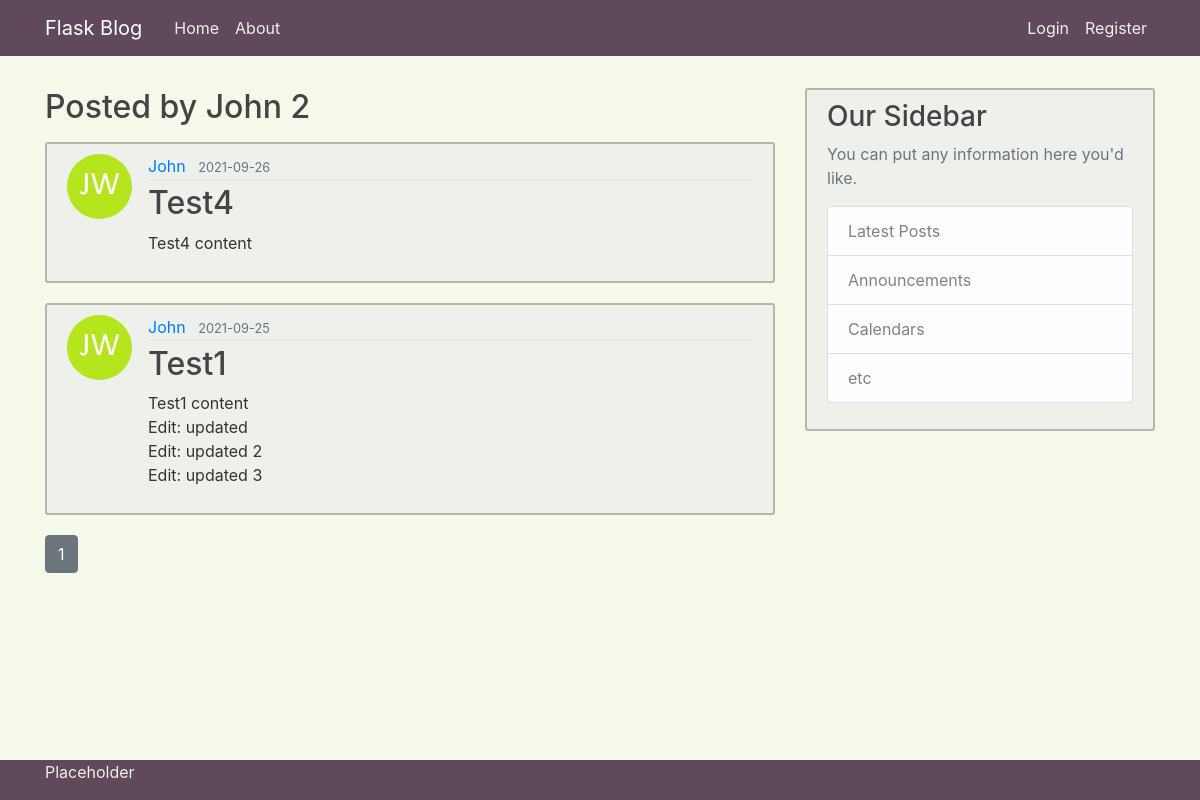
The app's page /user/John, older data.
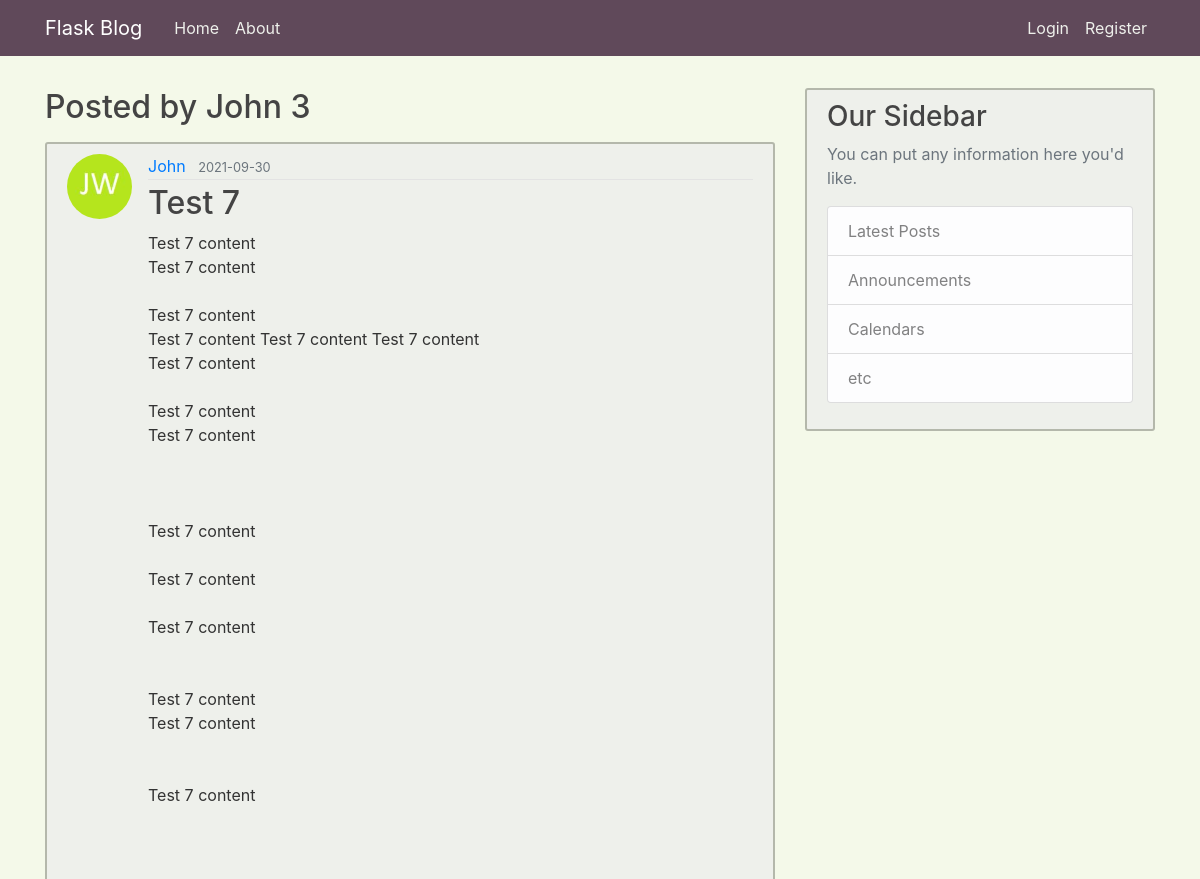
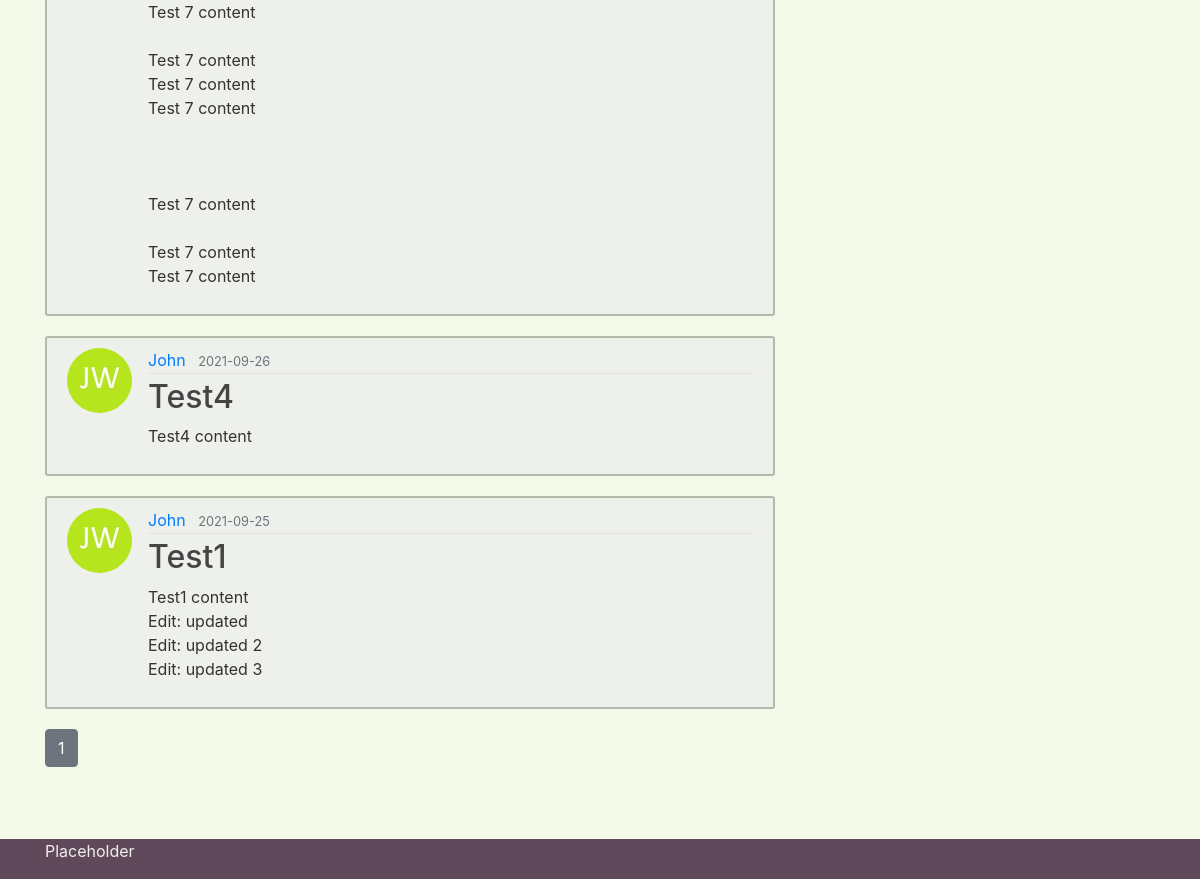
The same page, newer data (2 pictures, top to bottom).
### flaskblog/models.py (models this page shows, shortened)
class User(db.Model, UserMixin):
    id = db.Column(db.Integer, primary_key=True)
    username = db.Column(db.String(20), unique=True, nullable=False)
    email = db.Column(db.String(120), unique=True, nullable=False)
    image_file = db.Column(db.String(20), nullable=False, default='default.jpg')
    password = db.Column(db.String(60), nullable=False)
    posts = db.relationship('Post', backref='author', lazy=True)

class Post(db.Model):
    id = db.Column(db.Integer, primary_key=True)
    title = db.Column(db.String(100), nullable=False)
    date_posted = db.Column(db.DateTime, nullable=False, default=datetime.utcnow())
    content = db.Column(db.Text, nullable=False)
    user_id = db.Column(db.Integer, db.ForeignKey('user.id'), nullable=False)

### flaskblog/routes.py (the view)
@app.route('/user/<string:username>')
def user_posts(username):
    page = request.args.get('page', 1, type=int)
    user = User.query.filter_by(username=username).first_or_404()
    posts = Post.query\
        .filter_by(author=user)\
        .order_by(Post.date_posted.desc())\
        .paginate(page=page, per_page=4)
    return render_template('user_posts.html', posts=posts, user=user)

### flaskblog/templates/user_posts.html
{% extends "layout.html" %}
{% block content %}
<h2 class="mb-3">Posted by {{ user.username }} {{ posts.total }}</h2>
{% for post in posts.items %}
<article class="media content-section">
    <img class="rounded-circle article-img"
    src="{{ url_for('static', filename='profile_pictures/' + post.author.image_file) }}" alt="">
    <div class="media-body">
      <div class="article-metadata">
        <a class="mr-2" href="{{ url_for('user_posts', username=post.author.username) }}">{{ post.author.username }}</a>
        <small class="text-muted">{{ post.date_posted.strftime('%Y-%m-%d') }}</small>
      </div>
      <h2><a class="article-title" href="{{ url_for('post', post_id=post.id)}}">{{ post.title }}</a></h2>
      <p class="article-content">{{ post.content }}</p>
    </div>
</article>
{% endfor %}
{% for page_num in posts.iter_pages(left_edge=1, right_edge=1, left_current=1, right_current=2) %}
  {% if page_num %}
    {% if posts.page == page_num %}
      <a class="btn btn-secondary mb-4" href="{{ url_for('user_posts', username=user.username, page=page_num) }}">{{ page_num }}</a>
    {% else %}
      <a class="btn btn-light mb-4" href="{{ url_for('user_posts', username=user.username, page=page_num) }}">{{ page_num }}</a>
    {% endif %}
  {% else %}
    ...
  {% endif %}
{% endfor %}
{% endblock content %}

### flaskblog/templates/layout.html (shortened to what this page needs)
<!DOCTYPE html>
<html lang="en">
<head>
    <link rel="stylesheet" href="https://stackpath.bootstrapcdn.com/bootstrap/4.3.1/css/bootstrap.min.css">
    <link rel="stylesheet" type="text/css" href="{{ url_for('static', filename='main.css')}}">
</head>
<body>
    <header class="site-header">
        <nav class="navbar navbar-expand-md navbar-dark bg-navbar fixed-top">
          <div class="container">
            <a class="navbar-brand mr-4" href="{{ url_for('index') }}">Flask Blog</a>
            <div class="collapse navbar-collapse" id="navbarToggle">
              <div class="navbar-nav mr-auto">
                <a class="nav-item nav-link" href="{{ url_for('index') }}">Home</a>
                <a class="nav-item nav-link" href="{{ url_for('about') }}">About</a>
              </div>
              <div class="navbar-nav">
                {% if current_user.is_authenticated %}
                  <a class="nav-item nav-link" href="{{ url_for('new_post') }}">New Post</a>
                  <a class="nav-item nav-link" href="{{ url_for('account') }}">Account</a>
                  <a class="nav-item nav-link" href="{{ url_for('logout') }}">Logout</a>
                {% else %}
                  <a class="nav-item nav-link" href="{{ url_for('login') }}">Login</a>
                  <a class="nav-item nav-link" href="{{ url_for('register') }}">Register</a>
                {% endif %}
              </div>
            </div>
          </div>
        </nav>
    </header>
    <main role="main" class="container">
        <div class="row">
          <div class="col-md-8">
            {% block content %}{% endblock %}
          </div>
          <div class="col-md-4">
            <div class="content-section">
              <h3>Our Sidebar</h3>
              <p class='text-muted'>You can put any information here you'd like.
                <ul class="list-group">
                  <li class="list-group-item list-group-item-light">Latest Posts</li>
                  <li class="list-group-item list-group-item-light">Announcements</li>
                  <li class="list-group-item list-group-item-light">Calendars</li>
                  <li class="list-group-item list-group-item-light">etc</li>
                </ul>
              </p>
            </div>
          </div>
        </div>
    </main>
    <footer>
      <div class="footer bg-footer fixed-bottom">
        <div class="container">
          <p>Placeholder</p>
        </div>
      </div>
    </footer>
</body>
</html>

### flaskblog/static/main.css (style rules this page uses)
body { background: #f4f9e9; color: #333333; margin-top: 5.5rem; margin-bottom: 5.5rem; }
h1, h2, h3, h4, h5, h6 { color: #444444; }
.bg-navbar { background-color: #60495a; }
.site-header .navbar-nav .nav-link { color: #eef0eb; }
footer { color: #eef0eb; }
.bg-footer { background-color: #60495a; }
.content-section { background: #eef0eb; padding: 10px 20px; border: 2px solid #b4b8ab; border-radius: 3px; margin-bottom: 20px; }
.article-title { color: #444444; }
.article-content { white-space: pre-line; }
.article-img { height: 65px; width: 65px; margin-right: 16px; }
.article-metadata { padding-bottom: 1px; margin-bottom: 4px; border-bottom: 1px solid #e3e3e3 }

Row changes from the older to the newer data that the page shows:
added Post: image_file (picture), author.username "John", date_posted "2021-09-30", title "Test 7", content "Test 7 content Test 7 content Test 7 content Test 7 content Test 7 content Test 7 content Test 7 content Test 7 content Test 7 content Test 7 content Test 7 content Test 7 content Test 7 content Test 7 content Test 7 content Test 7 content Test 7 content Test 7 content Test 7 content Test 7 content Test 7 content Test 7 content"
Text that changed along with them:
{{ posts.total }}: "2" → "3"
